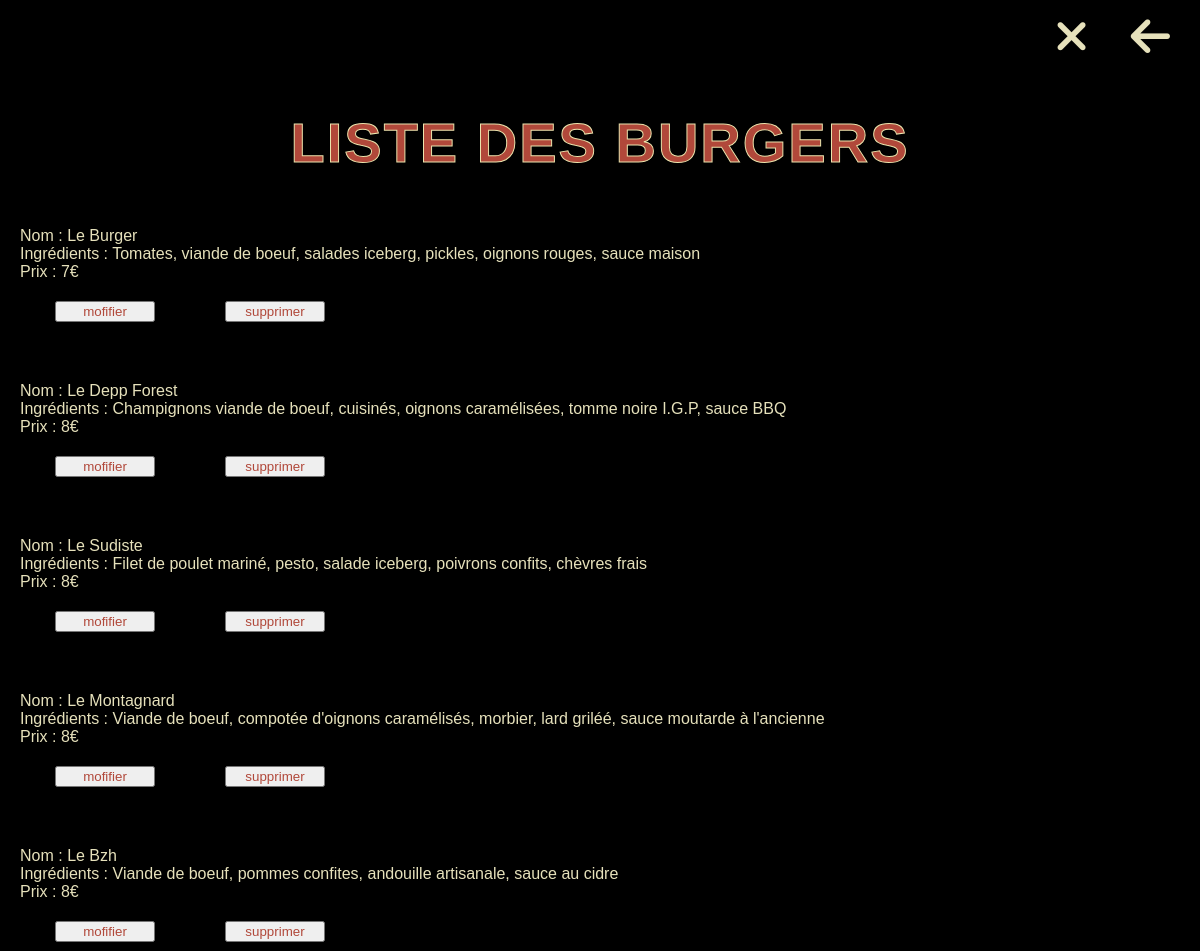
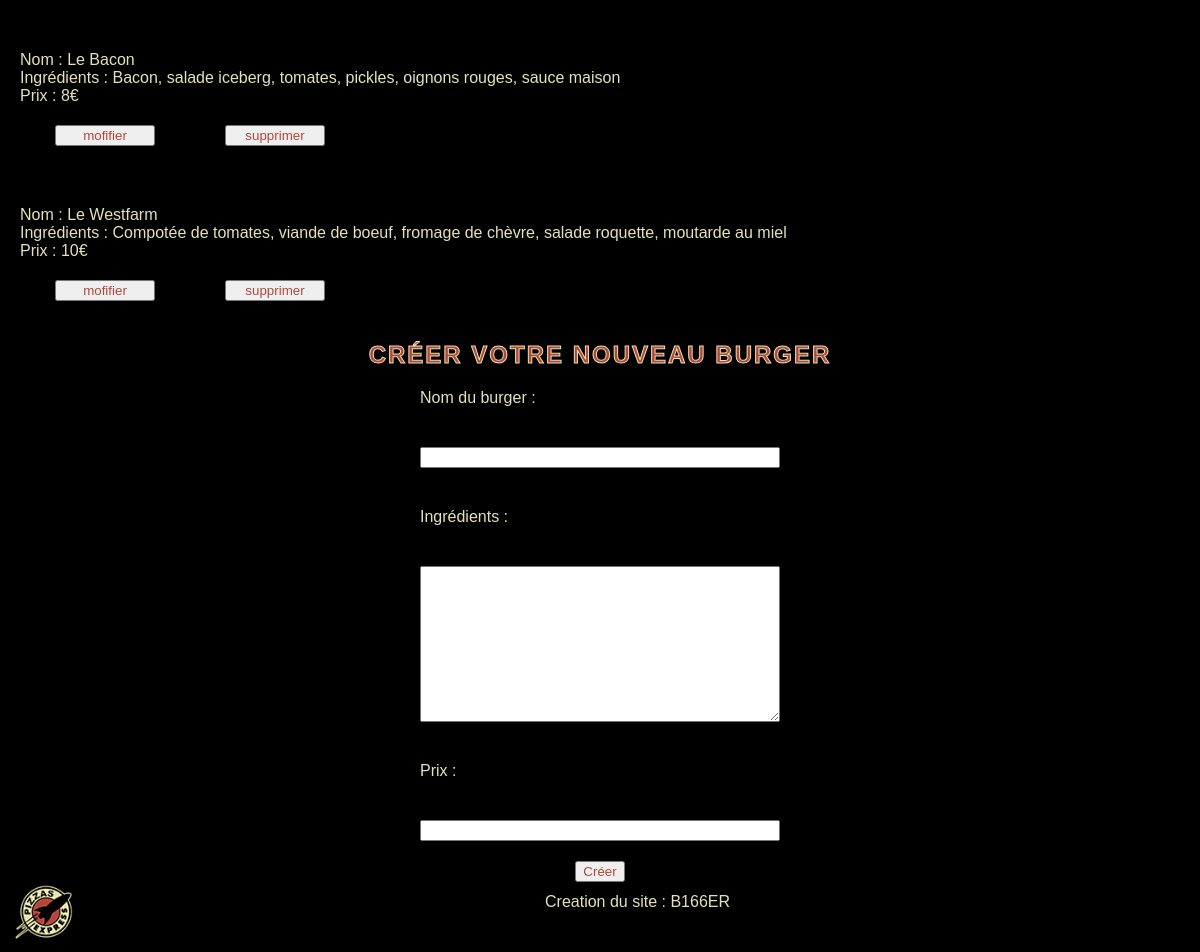
The app's page /indexAdmin.php?action=listBurgers (signed in) with its own data (2 pictures, top to bottom).
### tables this page shows
CREATE TABLE `burger` (
  `id` int(10) UNSIGNED NOT NULL,
  `productName` varchar(30) NOT NULL,
  `productDescription` varchar(256) NOT NULL,
  `prix` tinyint(4) NOT NULL
);

### app/Controllers/back/BackController.php (called while the page is built, shortened)
<?php
class BackController
{
    public function listBurgers()
    {
        $burgers = new \Project\Models\ProduitsManager();
        $allBurgers = $burgers->allBurgers();
        require 'app/Views/back/listBurgers.php';
    }
}

### app/Models/ProduitsManager.php (called while the page is built, shortened)
<?php
class ProduitsManager extends Manager{
     public function allBurgers()
     {
        $bdd = $this->dbConnect();
        $req = $bdd->query("SELECT * FROM burger ORDER BY prix ASC");
        return $req;
    }
}

### app/Views/back/listBurgers.php (the view, shortened to what this page needs)
<h1> Liste des Burgers</h1>
<section>
    <?php foreach($allBurgers as $burgers){ ?>
        <div class="card_articles">
            <div class="article_title">Nom : <?= $burgers["productName"] ?></div>
            <div class="article_content">Ingrédients : <?= $burgers["productDescription"] ?></div>
            <div class="article_content">Prix : <?= $burgers["prix"] ?>€</div>
            <div class=btn_a>
                <form action="indexAdmin.php?action=selectBurger&id=<?= $burgers['id'] ?>" method="post">
                    <input type="submit" value="mofifier">
                </form>
                <form action="indexAdmin.php?action=deleteBurger&id=<?= $burgers['id'] ?>"method="post">
                    <input type="submit" value="supprimer">
                </form>
            </div>
        </div>
    <?php   } ?>
</section>
<div class="newOne">
    <h2>Créer votre nouveau Burger </h2>
    <form action="indexAdmin.php?action=addBurger" method="POST">
        <label for="productName">Nom du burger : </label>
        <input type="text" id="productName" name="productName">
        <label for="productDescription">Ingrédients : </label>
        <textarea name="productDescription" id="productDescription" cols="30" rows="10"></textarea>
        <label for="prix">Prix : </label>
        <input type="number" id="prix" name="prix">
        <div>
            <button type="submit" data-dismiss="modal">Créer</button>
        </div>
    </form>
</div>
<?php require 'templates/template.php'?>

### app/Public/back/css/style.css (style rules this page uses)
* { margin: 0; font-family: 'Arial Black', arial; box-sizing: border-box; color: rgb(230, 225, 187); }
h1, h2, h3 { width: 100%; text-align: center; text-transform: uppercase; color: rgb(177, 72, 58); -webkit-text-stroke: 1px rgb(235, 228, 173); letter-spacing: 2px; }
h1 { padding: 70px 0 32px 0; font-size: 3.5em; }
.btn_a { width: 340px; display:flex; }
.btn_a input { width:100px; }
section { width:100%; display:flex; flex-direction: column; }
.card_articles { width: auto; min-width: 350px; padding: 20px 20px; }
button, input, textarea { color: rgb(177, 72, 58); }
.newOne { width: 100%; }
form { width: 100%; display: flex; flex-direction: column; }
form label, form input, form textarea { width: 360px; margin: 20px auto; }
form div { text-align: center; }

### records on screen
burger: productName "Le Burger", productDescription "Tomates, viande de boeuf, salades iceberg, pickles, oignons rouges, sauce maison", prix "7"
burger: productName "Le Depp Forest", productDescription "Champignons viande de boeuf, cuisinés, oignons caramélisées, tomme noire I.G.P, sauce BBQ", prix "8"
burger: productName "Le Sudiste", productDescription "Filet de poulet mariné, pesto, salade iceberg, poivrons confits, chèvres frais", prix "8"
burger: productName "Le Montagnard", productDescription "Viande de boeuf, compotée d'oignons caramélisés, morbier, lard griléé, sauce moutarde à l'ancienne", prix "8"
burger: productName "Le Bzh", productDescription "Viande de boeuf, pommes confites, andouille artisanale, sauce au cidre", prix "8"
burger: productName "Le Bacon", productDescription "Bacon, salade iceberg, tomates, pickles, oignons rouges, sauce maison", prix "8"
burger: productName "Le Westfarm", productDescription "Compotée de tomates, viande de boeuf, fromage de chèvre, salade roquette, moutarde au miel", prix "10"
